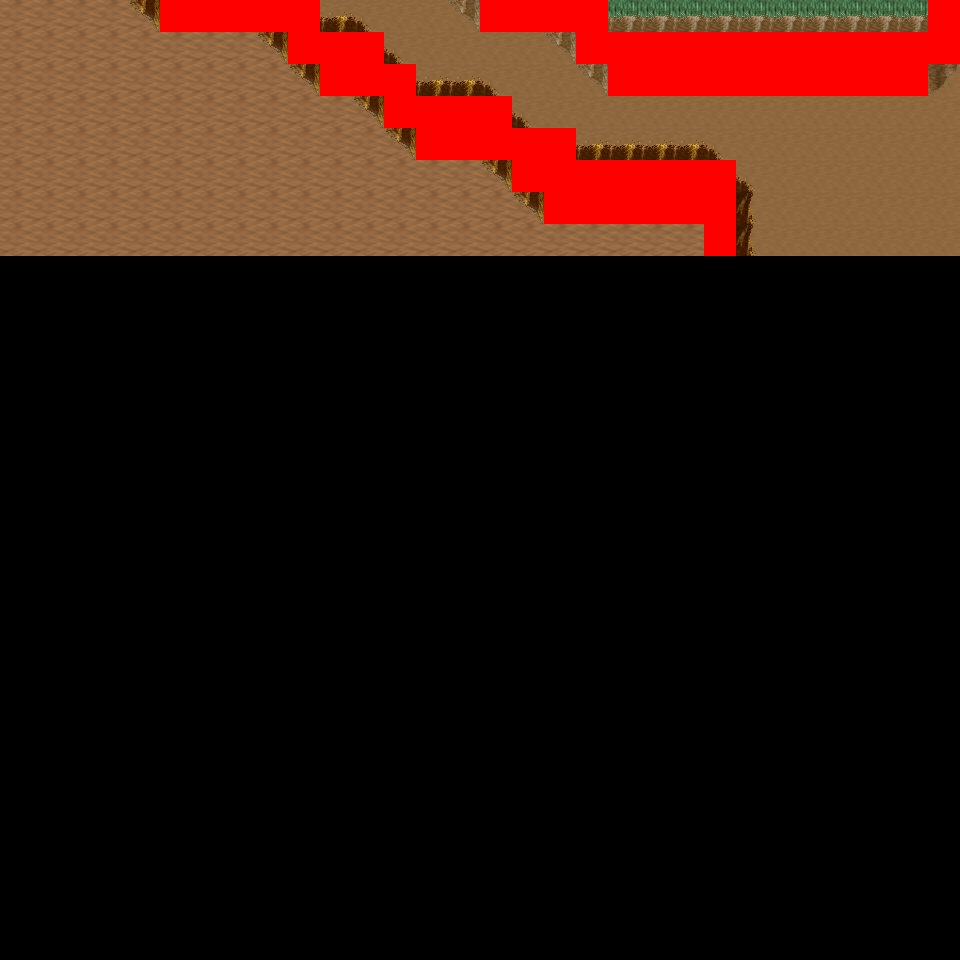

A level layout from a 2D game, rendered from its tile map. Below: a short description, then the map file with tile-grid data replaced by summaries:
An orthogonal 30x30 tile map with 32x32 px tiles, 6 tile layers (Ground, Object, Object2, Above, ...), 21 tilesets and 5 objects (5x mapExit).

<map version="1.0" orientation="orthogonal" renderorder="right-down" width="30" height="30" tilewidth="32" tileheight="32" nextobjectid="6">
  <tileset firstgid="1" name="tileset_logic_collision" tilewidth="32" tileheight="32" tilecount="1" columns="1">
    <image source="../drawable/tileset_logic_collision.png" width="32" height="32" />
  </tileset>
  <tileset firstgid="2" name="tileset_ground_ground" tilewidth="32" tileheight="32" tilecount="33" columns="3">
    <image source="../drawable/tileset_ground_ground.png" width="96" height="352" />
  </tileset>
  <tileset firstgid="35" name="tileset_building_castle" tilewidth="32" tileheight="32" tilecount="320" columns="20">
    <image source="../drawable/tileset_building_castle.png" width="640" height="512" />
  </tileset>
  <tileset firstgid="355" name="tileset_ground_water_pool" tilewidth="32" tileheight="32" tilecount="72" columns="3">
    <image source="../drawable/tileset_ground_water_pool.png" width="96" height="768" />
  </tileset>
  <tileset firstgid="427" name="tileset_ground_earth_edges" tilewidth="32" tileheight="32" tilecount="18" columns="6">
    <image source="../drawable/tileset_ground_earth_edges.png" width="192" height="96" />
  </tileset>
  <tileset firstgid="445" name="tileset_ground_grass_corners" tilewidth="32" tileheight="32" tilecount="24" columns="6">
    <image source="../drawable/tileset_ground_grass_corners.png" width="192" height="128" />
  </tileset>
  <tileset firstgid="469" name="tileset_ground_grass_edges" tilewidth="32" tileheight="32" tilecount="36" columns="12">
    <image source="../drawable/tileset_ground_grass_edges.png" width="384" height="96" />
  </tileset>
  <tileset firstgid="505" name="tileset_object_row_boat" tilewidth="32" tileheight="32" tilecount="30" columns="6">
    <image source="../drawable/tileset_object_row_boat.png" width="192" height="160" />
  </tileset>
  <tileset firstgid="535" name="tileset_item_ropes" tilewidth="32" tileheight="32" tilecount="4" columns="2">
    <image source="../drawable/tileset_item_ropes.png" width="64" height="64" />
  </tileset>
  <tileset firstgid="539" name="tileset_object_boardwalk" tilewidth="32" tileheight="32" tilecount="36" columns="6">
    <image source="../drawable/tileset_object_boardwalk.png" width="192" height="192" />
  </tileset>
  <tileset firstgid="575" name="tileset_object_ship" tilewidth="32" tileheight="32" tilecount="368" columns="16">
    <image source="../drawable/tileset_object_ship.png" width="512" height="736" />
  </tileset>
  <tileset firstgid="943" name="tileset_item_fishing_nets" tilewidth="32" tileheight="32" tilecount="6" columns="3">
    <image source="../drawable/tileset_item_fishing_nets.png" width="96" height="64" />
  </tileset>
  <tileset firstgid="949" name="tileset_item_fishrods" tilewidth="32" tileheight="32" tilecount="12" columns="4">
    <image source="../drawable/tileset_item_fishrods.png" width="128" height="96" />
  </tileset>
  <tileset firstgid="961" name="tileset_plant_stump_stump_vertical" tilewidth="32" tileheight="32" tilecount="1" columns="1">
    <image source="../drawable/tileset_plant_stump_stump_vertical.png" width="32" height="32" />
  </tileset>
  <tileset firstgid="962" name="tileset_item_pot_barrel" tilewidth="32" tileheight="32" tilecount="2" columns="1">
    <image source="../drawable/tileset_item_pot_barrel.png" width="32" height="64" />
  </tileset>
  <tileset firstgid="964" name="tileset_ground_cobbled_paving" tilewidth="32" tileheight="32" tilecount="1" columns="1">
    <image source="../drawable/tileset_ground_cobbled_paving.png" width="32" height="32" />
  </tileset>
  <tileset firstgid="965" name="tileset_ground_ladder_vertical_pale" tilewidth="32" tileheight="32" tilecount="5" columns="5">
    <image source="../drawable/tileset_ground_ladder_vertical_pale.png" width="160" height="32" />
  </tileset>
  <tileset firstgid="970" name="tileset_item_caution_sign" tilewidth="32" tileheight="32" tilecount="1" columns="1">
    <image source="../drawable/tileset_item_caution_sign.png" width="32" height="32" />
  </tileset>
  <tileset firstgid="971" name="tileset_ground_ridge_earth_dark" tilewidth="32" tileheight="32" tilecount="96" columns="12">
    <image source="../drawable/tileset_ground_ridge_earth_dark.png" width="384" height="256" />
  </tileset>
  <tileset firstgid="1067" name="tileset_ground_ridge_earth_pale" tilewidth="32" tileheight="32" tilecount="96" columns="12">
    <image source="../drawable/tileset_ground_ridge_earth_pale.png" width="384" height="256" />
  </tileset>
  <tileset firstgid="1163" name="tileset_plant_tree_tree_darkgreen" tilewidth="32" tileheight="32" tilecount="88" columns="8">
    <image source="../drawable/tileset_plant_tree_tree_darkgreen.png" width="256" height="352" />
  </tileset>
  <layer name="Ground" width="30" height="30">
    <data>[900 cells, 240 non-empty, 3 distinct tile ids]</data>
  </layer>
  <layer name="Object" width="30" height="30">
    <data>[900 cells, 97 non-empty, 18 distinct tile ids]</data>
  </layer>
  <layer name="Object2" width="30" height="30">
    <data>[900 cells, 0 non-empty, 0 distinct tile ids]</data>
  </layer>
  <layer name="Above" width="30" height="30">
    <data>[900 cells, 0 non-empty, 0 distinct tile ids]</data>
  </layer>
  <layer name="Above2" width="30" height="30">
    <data>[900 cells, 0 non-empty, 0 distinct tile ids]</data>
  </layer>
  <layer name="Walkable" width="30" height="30">
    <data>[900 cells, 61 non-empty, 1 distinct tile ids]</data>
  </layer>
  <objectgroup name="MapEvents">
    <object id="1" name="north" type="mapExit" x="0" y="0" width="160" height="32">
      <properties>
        <property name="map" value="level_0_x19_y79" />
        <property name="x" value="0" />
        <property name="y" value="28" />
      </properties>
    </object>
    <object id="2" name="north2" type="mapExit" x="320" y="0" width="160" height="32">
      <properties>
        <property name="map" value="level_0_x19_y79" />
        <property name="x" value="10" />
        <property name="y" value="28" />
      </properties>
    </object>
    <object id="3" name="north3" type="mapExit" x="608" y="0" width="320" height="32">
      <properties>
        <property name="map" value="level_0_x19_y79" />
        <property name="x" value="19" />
        <property name="y" value="28" />
      </properties>
    </object>
    <object id="4" name="west" type="mapExit" x="0" y="0" width="32" height="960">
      <properties>
        <property name="map" value="level_0_x18_y80" />
        <property name="x" value="28" />
        <property name="y" value="0" />
      </properties>
    </object>
    <object id="5" name="east" type="mapExit" x="928" y="64" width="32" height="896">
      <properties>
        <property name="map" value="level_0_x20_y80" />
        <property name="x" value="1" />
        <property name="y" value="2" />
      </properties>
    </object>
  </objectgroup>
</map>
